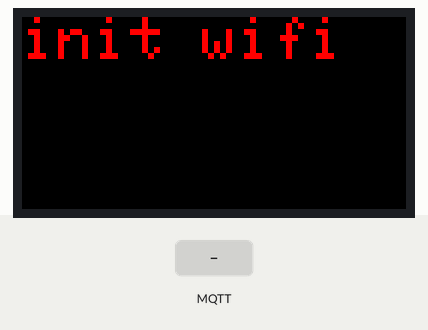
Bench run of a sketch on a simulated ESP32. On the bench: 64×32 colour display. Inputs (shaded band) come from the test bench. WiFi joins after 1.5 s; servers stay silent unless stated; random numbers use the default seed unless the sketch sets one; no MQTT or app messages arrive unless stated; what the sketch prints to the serial monitor is not drawn.

Above: at 0.1 s.
At 3.0 s:
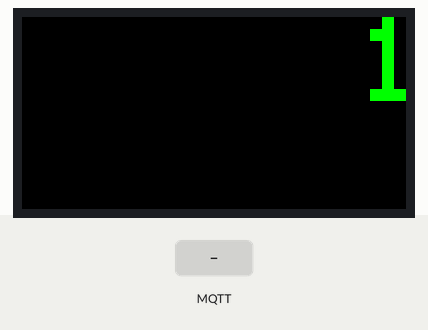
At 10.0 s:
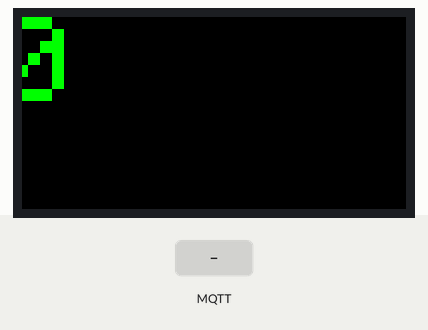
12.9 s: MQTT message "doorpixel/scroll" arrives on the first subscribed topic
Timing chart, 0 to 15.9 s (numbered marks = the images above; inputs shaded):
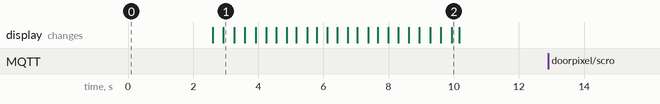

The sketch:

main.ino
```cpp
#include <PxMatrix.h>
#include <WiFi.h>
#include <AsyncUDP.h>
#include <ArduinoOTA.h>
#include <ESPmDNS.h>
#include <PubSubClient.h>

#define P_LAT 22
#define P_A 19
#define P_B 23
#define P_C 18
#define P_D 5
#define P_E 15
#define P_OE 2
#define matrix_width 64
#define matrix_height 32
#define MAX_PIXELS 140
#define MIN(X, Y) (((X) < (Y)) ? (X) : (Y))

AsyncUDP udp;
TaskHandle_t UpdateTask;
WiFiClient espMqttClient;
uint8_t display_draw_time=20;
hw_timer_t * timer { nullptr };
PubSubClient mqttClient(espMqttClient);
portMUX_TYPE timerMux = portMUX_INITIALIZER_UNLOCKED;
PxMATRIX display(matrix_width, matrix_height, P_LAT, P_OE,P_A,P_B,P_C,P_D);

#define PxMATRIX_DOUBLE_BUFFER True

void IRAM_ATTR display_updater() {
	// Increment the counter and set the time of ISR
	portENTER_CRITICAL_ISR(&timerMux);
	display.display(display_draw_time);
	portEXIT_CRITICAL_ISR(&timerMux);
}

void display_update_enable(bool is_enable) {
	if (is_enable) {
		timerAttachInterrupt(timer, &display_updater, true);
		timerAlarmWrite(timer, 4000, true);
		timerAlarmEnable(timer);
	}
	else {
		timerDetachInterrupt(timer);
		timerAlarmDisable(timer);
	}
}

void notify(const char *text) {
	display.setTextColor(display.color565(255, 0, 0));
	display.clearDisplay();
	display.setCursor(0, 0);
	display.println(text);
}

void scroll_text(uint8_t ypos, unsigned long scroll_delay, String text, uint8_t colorR, uint8_t colorG, uint8_t colorB){
	uint16_t text_length = text.length();
	display.setTextWrap(false);  // we don't wrap text so it scrolls nicely
	display.setTextSize(2);
	display.setRotation(0);
	display.setTextColor(display.color565(colorR,colorG,colorB));
	Serial.println(text);

	// Asuming 5 pixel average character width
	for (int xpos=matrix_width; xpos>-(matrix_width+text_length*10); xpos--) {
		display.setTextColor(display.color565(colorR,colorG,colorB));
		display.clearDisplay();
		display.setCursor(xpos,ypos);
		display.println(text);

		delay(scroll_delay);
		yield();
		delay(scroll_delay/5);
		yield();
	}
}

void scroll_text_char(uint8_t ypos, unsigned long scroll_delay, char* text, uint16_t text_length,
		uint8_t colorR, uint8_t colorG, uint8_t colorB) {
	display.setTextWrap(false);  // we don't wrap text so it scrolls nicely
	display.setTextSize(2);
	display.setRotation(0);
	display.setTextColor(display.color565(colorR,colorG,colorB));
	Serial.println(text);

	// Asuming 5 pixel average character width
	for (int xpos=matrix_width; xpos>-(matrix_width+text_length*10); xpos--)
	{
		display.setTextColor(display.color565(colorR,colorG,colorB));
		display.clearDisplay();
		display.setCursor(xpos,ypos);
		display.println(text);
		delay(scroll_delay);
		yield();

		delay(scroll_delay/5);
		yield();
	}
}

void initWiFi() {
	display_update_enable(true);
	notify("init wifi");
	delay(1000);

	// keep screen on & search for wifi gives strange reproducable timing related crashes
	display_update_enable(false);

	WiFi.begin("NurdSpace", "harkharkhark");

	digitalWrite(LED_BUILTIN, HIGH);

	while (WiFi.status() != WL_CONNECTED) {
		digitalWrite(LED_BUILTIN, !digitalRead(LED_BUILTIN));

		Serial.print(".");
		delay(200);
	}

	digitalWrite(LED_BUILTIN, LOW);

	notify("connected");
	Serial.println(WiFi.localIP());
}

void mqtt_reconnect() {
	digitalWrite(LED_BUILTIN, HIGH);
	int fail_count = 0;

	// Loop until we're reconnected
	while (!mqttClient.connected()) {
		digitalWrite(LED_BUILTIN, !digitalRead(LED_BUILTIN));

		if (++fail_count > 5)
			ESP.restart();

		notify("mqtt?");
		Serial.print("Attempting MQTT connection...");

		// Create a random client ID
		String clientId = "doorpixel-";
		clientId += String(random(0xffff), HEX);

		// Attempt to connect
		if (mqttClient.connect(clientId.c_str())) {
			Serial.println("connected");
			notify("mqtt!");
			mqttClient.subscribe("doorpixel/scroll");

		} else {
			notify("mqtt-");
			Serial.print("failed, rc=");
			Serial.print(mqttClient.state());
			Serial.println(" try again in 0.1 second");
			delay(100);
		}
	}

	digitalWrite(LED_BUILTIN, LOW);
}

void mqtt_callback(char* topic, byte* payload, unsigned int length) {
	Serial.print("Message arrived [");
	Serial.print(topic);
	Serial.print("] ");
	char buffer[512];

	if (length > 508)
		length = 508; // some space for spaces :-)

	for (int i = 0; i < length; i++) {
		Serial.print((char)payload[i]);
		buffer[i] =(char)payload[i];
	}

	buffer[length++] = ' ';
	buffer[length++] = ' ';
	buffer[length++] = ' ';
	buffer[length] = 0x00;
	Serial.println();

	if (strcmp(topic, "doorpixel/scroll") == 0)
		scroll_text_char(0, 30, buffer, length, 0, 255, 0);
}

void setup() {
	Serial.begin(115200);
	Serial.println(__DATE__ " " __TIME__);
	pinMode(LED_BUILTIN, OUTPUT);

	timer = timerBegin(0, 80, true);

	display.setBrightness(128);
	display.begin(16);
	display.clearDisplay();

	WiFi.setSleep(false);
	initWiFi();

	display_update_enable(true);
	scroll_text(0, 30, WiFi.localIP().toString(), 0, 255, 0);

	ArduinoOTA.setHostname("doorpixel");

	ArduinoOTA.onStart([]() {
    	Serial.println("Start");
 	 });

	ArduinoOTA.onEnd([]() {
		Serial.println("\nEnd");
	});

    ArduinoOTA.onProgress([](unsigned int progress, unsigned int total) {
    	Serial.printf("Progress: %u%%\r", (progress / (total / 100)));
  	});

	ArduinoOTA.onError([](ota_error_t error) {
		Serial.printf("Error[%u]: ", error);
		if (error == OTA_AUTH_ERROR) Serial.println("Auth Failed");
		else if (error == OTA_BEGIN_ERROR) Serial.println("Begin Failed");
		else if (error == OTA_CONNECT_ERROR) Serial.println("Connect Failed");
		else if (error == OTA_RECEIVE_ERROR) Serial.println("Receive Failed");
		else if (error == OTA_END_ERROR) Serial.println("End Failed");
	});

  	ArduinoOTA.begin();
	mqttClient.setServer("mqtt.vm.nurd.space", 1883);
	mqttClient.setCallback(mqtt_callback);

	if (udp.listen(5004)) {
		Serial.println("UDP initialized");

		udp.onPacket([](AsyncUDPPacket packet) {

				int inc = packet.data()[1] ? 8 : 7;
				for(int i=2; i<packet.length(); i += inc) {
					int x = (packet.data()[i + 1] << 8) | packet.data()[i + 0];
					int y = (packet.data()[i + 3] << 8) | packet.data()[i + 2];
					int r = packet.data()[i + 4];
					int g = packet.data()[i + 5];
					int b = packet.data()[i + 6];
					display.drawPixelRGB888(x, y, r, g, b);
				}
			}

		);
		display.showBuffer();
	}
}

void loop() {
	if (!mqttClient.connected()) {
		initWiFi();
		mqtt_reconnect();

		if (mqttClient.connected()) {
			mqttClient.publish("doorpixel/hello-version", __DATE__ " " __TIME__);

			String temp = WiFi.localIP().toString();
			mqttClient.publish("doorpixel/hello-ip", temp.c_str());
		}
	}

	mqttClient.loop();
	ArduinoOTA.handle();
}
```

Measured:
- after the input at 12.9 s, every drawn part: stays the same
